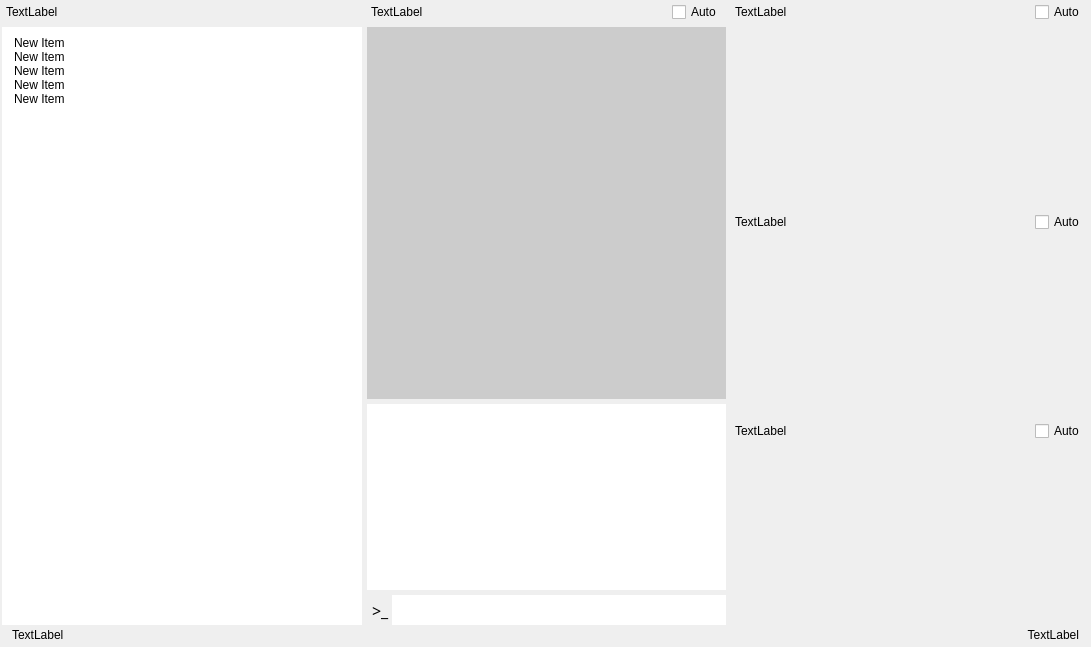
<?xml version="1.0" encoding="UTF-8"?>
<ui version="4.0">
 <class>MainWindow</class>
 <widget class="QMainWindow" name="MainWindow">
  <property name="geometry">
   <rect>
    <x>0</x>
    <y>0</y>
    <width>1091</width>
    <height>647</height>
   </rect>
  </property>
  <property name="windowTitle">
   <string>MainWindow</string>
  </property>
  <property name="styleSheet">
   <string notr="true"/>
  </property>
  <property name="animated">
   <bool>true</bool>
  </property>
  <widget class="QWidget" name="centralwidget">
   <layout class="QGridLayout" name="gridLayout">
    <property name="leftMargin">
     <number>2</number>
    </property>
    <property name="topMargin">
     <number>2</number>
    </property>
    <property name="rightMargin">
     <number>2</number>
    </property>
    <property name="bottomMargin">
     <number>2</number>
    </property>
    <property name="spacing">
     <number>0</number>
    </property>
    <item row="0" column="1">
     <layout class="QHBoxLayout" name="horizontalLayout_2" stretch="1,2,2">
      <property name="spacing">
       <number>5</number>
      </property>
      <item>
       <layout class="QVBoxLayout" name="verticalLayout" stretch="0,1,1">
        <property name="spacing">
         <number>5</number>
        </property>
        <property name="sizeConstraint">
         <enum>QLayout::SetMaximumSize</enum>
        </property>
        <item>
         <layout class="QHBoxLayout" name="horizontalLayout_11">
          <property name="leftMargin">
           <number>4</number>
          </property>
          <property name="rightMargin">
           <number>4</number>
          </property>
          <item>
           <widget class="QLabel" name="gl_label">
            <property name="minimumSize">
             <size>
              <width>0</width>
              <height>20</height>
             </size>
            </property>
            <property name="maximumSize">
             <size>
              <width>16777215</width>
              <height>20</height>
             </size>
            </property>
            <property name="styleSheet">
             <string notr="true"/>
            </property>
            <property name="text">
             <string>TextLabel</string>
            </property>
           </widget>
          </item>
         </layout>
        </item>
        <item>
         <layout class="QGridLayout" name="gl_gridLayout"/>
        </item>
        <item>
         <widget class="QWidget" name="widget_2" native="true">
          <property name="minimumSize">
           <size>
            <width>360</width>
            <height>0</height>
           </size>
          </property>
          <property name="styleSheet">
           <string notr="true">background-color:#FFF;</string>
          </property>
          <layout class="QGridLayout" name="gridLayout_2">
           <item row="1" column="0">
            <widget class="QListWidget" name="listWidget">
             <property name="enabled">
              <bool>true</bool>
             </property>
             <property name="sizePolicy">
              <sizepolicy hsizetype="Preferred" vsizetype="Preferred">
               <horstretch>0</horstretch>
               <verstretch>0</verstretch>
              </sizepolicy>
             </property>
             <property name="minimumSize">
              <size>
               <width>0</width>
               <height>0</height>
              </size>
             </property>
             <property name="maximumSize">
              <size>
               <width>16777215</width>
               <height>16777215</height>
              </size>
             </property>
             <property name="font">
              <font>
               <weight>50</weight>
               <bold>false</bold>
              </font>
             </property>
             <property name="mouseTracking">
              <bool>false</bool>
             </property>
             <property name="accessibleDescription">
              <string/>
             </property>
             <property name="layoutDirection">
              <enum>Qt::LeftToRight</enum>
             </property>
             <property name="autoFillBackground">
              <bool>false</bool>
             </property>
             <property name="styleSheet">
              <string notr="true">border:none;</string>
             </property>
             <property name="autoScroll">
              <bool>false</bool>
             </property>
             <property name="isWrapping" stdset="0">
              <bool>false</bool>
             </property>
             <property name="spacing">
              <number>0</number>
             </property>
             <item>
              <property name="text">
               <string>New Item</string>
              </property>
             </item>
             <item>
              <property name="text">
               <string>New Item</string>
              </property>
             </item>
             <item>
              <property name="text">
               <string>New Item</string>
              </property>
             </item>
             <item>
              <property name="text">
               <string>New Item</string>
              </property>
             </item>
             <item>
              <property name="text">
               <string>New Item</string>
              </property>
             </item>
            </widget>
           </item>
          </layout>
         </widget>
        </item>
       </layout>
      </item>
      <item>
       <layout class="QVBoxLayout" name="verticalLayout_3" stretch="0,2,1,0">
        <property name="spacing">
         <number>5</number>
        </property>
        <item>
         <layout class="QHBoxLayout" name="horizontalLayout_10">
          <property name="spacing">
           <number>0</number>
          </property>
          <property name="leftMargin">
           <number>4</number>
          </property>
          <property name="rightMargin">
           <number>4</number>
          </property>
          <item>
           <widget class="QLabel" name="map_label">
            <property name="text">
             <string>TextLabel</string>
            </property>
           </widget>
          </item>
          <item>
           <spacer name="horizontalSpacer_6">
            <property name="orientation">
             <enum>Qt::Horizontal</enum>
            </property>
            <property name="sizeHint" stdset="0">
             <size>
              <width>40</width>
              <height>20</height>
             </size>
            </property>
           </spacer>
          </item>
          <item>
           <widget class="QCheckBox" name="map_checkBox">
            <property name="text">
             <string>Auto</string>
            </property>
           </widget>
          </item>
         </layout>
        </item>
        <item>
         <widget class="QWidget" name="map_widget" native="true">
          <property name="styleSheet">
           <string notr="true">background-color: #ccc;</string>
          </property>
         </widget>
        </item>
        <item>
         <widget class="QTextEdit" name="log_textEdit">
          <property name="sizePolicy">
           <sizepolicy hsizetype="Preferred" vsizetype="Preferred">
            <horstretch>0</horstretch>
            <verstretch>0</verstretch>
           </sizepolicy>
          </property>
          <property name="minimumSize">
           <size>
            <width>0</width>
            <height>0</height>
           </size>
          </property>
          <property name="styleSheet">
           <string notr="true">border:none;</string>
          </property>
          <property name="html">
           <string>&lt;!DOCTYPE HTML PUBLIC &quot;-//W3C//DTD HTML 4.0//EN&quot; &quot;http://www.w3.org/TR/REC-html40/strict.dtd&quot;&gt;
&lt;html&gt;&lt;head&gt;&lt;meta name=&quot;qrichtext&quot; content=&quot;1&quot; /&gt;&lt;style type=&quot;text/css&quot;&gt;
p, li { white-space: pre-wrap; }
&lt;/style&gt;&lt;/head&gt;&lt;body style=&quot; font-family:'PMingLiU'; font-size:9pt; font-weight:400; font-style:normal;&quot;&gt;
&lt;p style=&quot;-qt-paragraph-type:empty; margin-top:0px; margin-bottom:0px; margin-left:0px; margin-right:0px; -qt-block-indent:0; text-indent:0px;&quot;&gt;&lt;br /&gt;&lt;/p&gt;&lt;/body&gt;&lt;/html&gt;</string>
          </property>
         </widget>
        </item>
        <item>
         <layout class="QHBoxLayout" name="horizontalLayout_9" stretch="0,0">
          <property name="spacing">
           <number>2</number>
          </property>
          <property name="leftMargin">
           <number>5</number>
          </property>
          <item>
           <widget class="QLabel" name="label">
            <property name="font">
             <font>
              <family>0xProto Nerd Font Mono</family>
              <pointsize>12</pointsize>
              <weight>50</weight>
              <bold>false</bold>
              <underline>false</underline>
             </font>
            </property>
            <property name="text">
             <string>&gt;_</string>
            </property>
           </widget>
          </item>
          <item>
           <widget class="QLineEdit" name="lineEdit">
            <property name="sizePolicy">
             <sizepolicy hsizetype="Expanding" vsizetype="Maximum">
              <horstretch>0</horstretch>
              <verstretch>0</verstretch>
             </sizepolicy>
            </property>
            <property name="minimumSize">
             <size>
              <width>0</width>
              <height>30</height>
             </size>
            </property>
            <property name="styleSheet">
             <string notr="true">border:none;</string>
            </property>
           </widget>
          </item>
         </layout>
        </item>
       </layout>
      </item>
      <item>
       <layout class="QVBoxLayout" name="verticalLayout_4">
        <property name="spacing">
         <number>6</number>
        </property>
        <item>
         <widget class="QWidget" name="widget_7" native="true">
          <property name="minimumSize">
           <size>
            <width>0</width>
            <height>20</height>
           </size>
          </property>
          <property name="maximumSize">
           <size>
            <width>16777215</width>
            <height>20</height>
           </size>
          </property>
          <layout class="QHBoxLayout" name="horizontalLayout_5">
           <property name="spacing">
            <number>0</number>
           </property>
           <property name="leftMargin">
            <number>4</number>
           </property>
           <property name="topMargin">
            <number>0</number>
           </property>
           <property name="rightMargin">
            <number>4</number>
           </property>
           <property name="bottomMargin">
            <number>0</number>
           </property>
           <item>
            <widget class="QLabel" name="chart_label_1">
             <property name="sizePolicy">
              <sizepolicy hsizetype="Preferred" vsizetype="Maximum">
               <horstretch>0</horstretch>
               <verstretch>0</verstretch>
              </sizepolicy>
             </property>
             <property name="minimumSize">
              <size>
               <width>0</width>
               <height>20</height>
              </size>
             </property>
             <property name="text">
              <string>TextLabel</string>
             </property>
            </widget>
           </item>
           <item>
            <spacer name="horizontalSpacer_2">
             <property name="orientation">
              <enum>Qt::Horizontal</enum>
             </property>
             <property name="sizeHint" stdset="0">
              <size>
               <width>40</width>
               <height>20</height>
              </size>
             </property>
            </spacer>
           </item>
           <item>
            <widget class="QCheckBox" name="chart_checkBox_1">
             <property name="text">
              <string>Auto</string>
             </property>
            </widget>
           </item>
          </layout>
         </widget>
        </item>
        <item>
         <widget class="QWidget" name="chart_widget_1" native="true">
          <property name="sizePolicy">
           <sizepolicy hsizetype="Preferred" vsizetype="Preferred">
            <horstretch>0</horstretch>
            <verstretch>0</verstretch>
           </sizepolicy>
          </property>
          <property name="minimumSize">
           <size>
            <width>0</width>
            <height>100</height>
           </size>
          </property>
          <property name="styleSheet">
           <string notr="true"/>
          </property>
          <layout class="QGridLayout" name="gridLayout_4">
           <property name="leftMargin">
            <number>0</number>
           </property>
           <property name="topMargin">
            <number>0</number>
           </property>
           <property name="rightMargin">
            <number>0</number>
           </property>
           <property name="bottomMargin">
            <number>0</number>
           </property>
           <property name="spacing">
            <number>0</number>
           </property>
          </layout>
         </widget>
        </item>
        <item>
         <widget class="QWidget" name="widget_8" native="true">
          <property name="minimumSize">
           <size>
            <width>0</width>
            <height>20</height>
           </size>
          </property>
          <property name="maximumSize">
           <size>
            <width>16777215</width>
            <height>20</height>
           </size>
          </property>
          <layout class="QHBoxLayout" name="horizontalLayout_7">
           <property name="spacing">
            <number>0</number>
           </property>
           <property name="leftMargin">
            <number>4</number>
           </property>
           <property name="topMargin">
            <number>0</number>
           </property>
           <property name="rightMargin">
            <number>4</number>
           </property>
           <property name="bottomMargin">
            <number>0</number>
           </property>
           <item>
            <widget class="QLabel" name="chart_label_2">
             <property name="sizePolicy">
              <sizepolicy hsizetype="Preferred" vsizetype="Maximum">
               <horstretch>0</horstretch>
               <verstretch>0</verstretch>
              </sizepolicy>
             </property>
             <property name="minimumSize">
              <size>
               <width>0</width>
               <height>20</height>
              </size>
             </property>
             <property name="text">
              <string>TextLabel</string>
             </property>
            </widget>
           </item>
           <item>
            <spacer name="horizontalSpacer_4">
             <property name="orientation">
              <enum>Qt::Horizontal</enum>
             </property>
             <property name="sizeHint" stdset="0">
              <size>
               <width>40</width>
               <height>20</height>
              </size>
             </property>
            </spacer>
           </item>
           <item>
            <widget class="QCheckBox" name="chart_checkBox_2">
             <property name="text">
              <string>Auto</string>
             </property>
            </widget>
           </item>
          </layout>
         </widget>
        </item>
        <item>
         <widget class="QWidget" name="chart_widget_2" native="true">
          <layout class="QGridLayout" name="gridLayout_5">
           <property name="leftMargin">
            <number>0</number>
           </property>
           <property name="topMargin">
            <number>0</number>
           </property>
           <property name="rightMargin">
            <number>0</number>
           </property>
           <property name="bottomMargin">
            <number>0</number>
           </property>
           <property name="spacing">
            <number>0</number>
           </property>
          </layout>
         </widget>
        </item>
        <item>
         <widget class="QWidget" name="widget_9" native="true">
          <property name="minimumSize">
           <size>
            <width>0</width>
            <height>20</height>
           </size>
          </property>
          <property name="maximumSize">
           <size>
            <width>16777215</width>
            <height>20</height>
           </size>
          </property>
          <layout class="QHBoxLayout" name="horizontalLayout_8">
           <property name="spacing">
            <number>0</number>
           </property>
           <property name="leftMargin">
            <number>4</number>
           </property>
           <property name="topMargin">
            <number>0</number>
           </property>
           <property name="rightMargin">
            <number>4</number>
           </property>
           <property name="bottomMargin">
            <number>0</number>
           </property>
           <item>
            <widget class="QLabel" name="chart_label_3">
             <property name="sizePolicy">
              <sizepolicy hsizetype="Preferred" vsizetype="Maximum">
               <horstretch>0</horstretch>
               <verstretch>0</verstretch>
              </sizepolicy>
             </property>
             <property name="minimumSize">
              <size>
               <width>0</width>
               <height>20</height>
              </size>
             </property>
             <property name="text">
              <string>TextLabel</string>
             </property>
            </widget>
           </item>
           <item>
            <spacer name="horizontalSpacer_5">
             <property name="orientation">
              <enum>Qt::Horizontal</enum>
             </property>
             <property name="sizeHint" stdset="0">
              <size>
               <width>40</width>
               <height>20</height>
              </size>
             </property>
            </spacer>
           </item>
           <item>
            <widget class="QCheckBox" name="chart_checkBox_3">
             <property name="text">
              <string>Auto</string>
             </property>
            </widget>
           </item>
          </layout>
         </widget>
        </item>
        <item>
         <widget class="QWidget" name="chart_widget_3" native="true">
          <layout class="QGridLayout" name="gridLayout_6">
           <property name="leftMargin">
            <number>0</number>
           </property>
           <property name="topMargin">
            <number>0</number>
           </property>
           <property name="rightMargin">
            <number>0</number>
           </property>
           <property name="bottomMargin">
            <number>0</number>
           </property>
           <property name="spacing">
            <number>0</number>
           </property>
          </layout>
         </widget>
        </item>
       </layout>
      </item>
     </layout>
    </item>
    <item row="1" column="1">
     <widget class="QWidget" name="widget_3" native="true">
      <property name="sizePolicy">
       <sizepolicy hsizetype="Preferred" vsizetype="Preferred">
        <horstretch>0</horstretch>
        <verstretch>0</verstretch>
       </sizepolicy>
      </property>
      <property name="minimumSize">
       <size>
        <width>0</width>
        <height>20</height>
       </size>
      </property>
      <layout class="QHBoxLayout" name="horizontalLayout_4">
       <property name="leftMargin">
        <number>10</number>
       </property>
       <property name="topMargin">
        <number>0</number>
       </property>
       <property name="rightMargin">
        <number>10</number>
       </property>
       <property name="bottomMargin">
        <number>0</number>
       </property>
       <item>
        <widget class="QLabel" name="version_label">
         <property name="text">
          <string>TextLabel</string>
         </property>
        </widget>
       </item>
       <item>
        <spacer name="horizontalSpacer">
         <property name="orientation">
          <enum>Qt::Horizontal</enum>
         </property>
         <property name="sizeHint" stdset="0">
          <size>
           <width>934</width>
           <height>20</height>
          </size>
         </property>
        </spacer>
       </item>
       <item>
        <widget class="QLabel" name="serial_label">
         <property name="layoutDirection">
          <enum>Qt::RightToLeft</enum>
         </property>
         <property name="autoFillBackground">
          <bool>false</bool>
         </property>
         <property name="text">
          <string>TextLabel</string>
         </property>
         <property name="alignment">
          <set>Qt::AlignRight|Qt::AlignTrailing|Qt::AlignVCenter</set>
         </property>
        </widget>
       </item>
      </layout>
     </widget>
    </item>
   </layout>
  </widget>
 </widget>
 <resources/>
 <connections/>
</ui>
